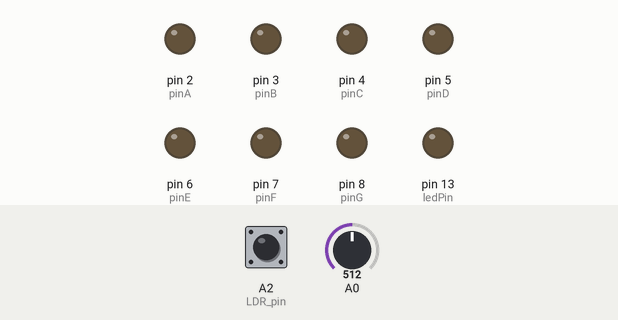
This sketch was run on a simulated Arduino Uno, built with avr-gcc and run on an emulated ATmega328P. Parts: output pins drawn as LEDs (lit = HIGH). Inputs (shaded band) come from the test bench; at power-on: A2 (LDR_pin) LOW, A0 = 512. Pins used as bus, display or sensor lines are not drawn.

Above: at 1.2 s.
1.3 s: A2 (LDR_pin) driven HIGH
At 2.5 s:
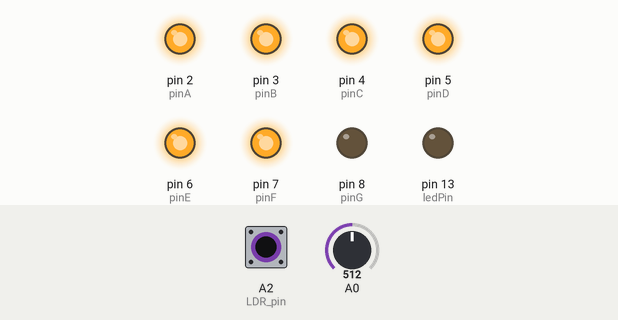
2.8 s: A0 set to 221
4.3 s: A0 set to 185
5.8 s: A2 (LDR_pin) pulsed LOW 2 times (0.12 s each, 0.3 s apart)
At 7.3 s:
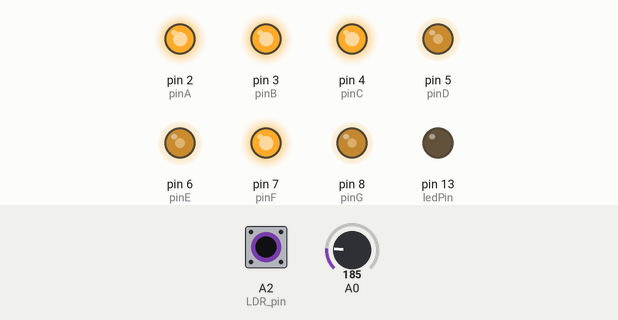
9.4 s: A2 (LDR_pin) pulsed LOW 5 times (0.12 s each, 0.3 s apart)
At 10.0 s:
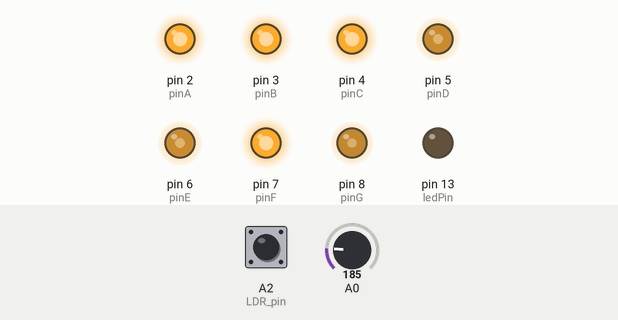
12.4 s: A0 set to 122
At 12.63 s:
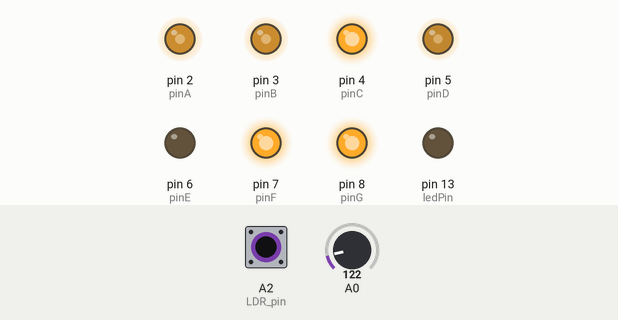
Timing chart, 0 to 15.3 s (numbered marks = the images above; inputs shaded):
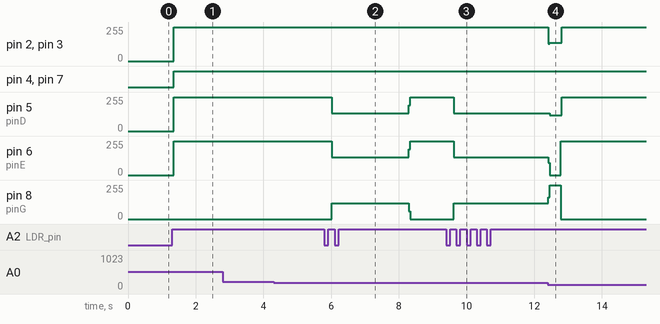

The sketch:

sketch_pir_ir_lm_sensor_display.ino
```cpp
int ledPin = 13;

int pinA = 2;
int pinB = 3;
int pinC = 4;
int pinD = 5;
int pinE = 6;
int pinF = 7;
int pinG = 8;
int C1 = 9;
int C2 = 10;
int C3 = 11;
int C4 = 12;
int LDR_pin = A2; //Declare pin

int isMotionDetected = 0;
byte isMotionExited = 0;

unsigned long last_display_on_time = 0, period_display_on_time = 2000;

unsigned long lastDebounceTime = 0;  // the last time the output pin was toggled
unsigned long debounceDelay = 50;
int lastButtonState = LOW;
int buttonState;

void dispalyDigit(int digit) {
  switch (digit) {
    case 0:
      digitalWrite(pinA, HIGH);
      digitalWrite(pinB, HIGH);
      digitalWrite(pinC, HIGH);
      digitalWrite(pinD, HIGH);
      digitalWrite(pinE, HIGH);
      digitalWrite(pinF, HIGH);
      digitalWrite(pinG, LOW);
      break;
    case 1:
      digitalWrite(pinA, LOW);
      digitalWrite(pinB, HIGH);
      digitalWrite(pinC, HIGH);
      digitalWrite(pinD, LOW);
      digitalWrite(pinE, LOW);
      digitalWrite(pinF, LOW);
      digitalWrite(pinG, LOW);
      break;
    case 2:
      digitalWrite(pinA, HIGH);
      digitalWrite(pinB, HIGH);
      digitalWrite(pinC, LOW);
      digitalWrite(pinD, HIGH);
      digitalWrite(pinE, HIGH);
      digitalWrite(pinF, LOW);
      digitalWrite(pinG, HIGH);
      break;
    case 3:
      digitalWrite(pinA, HIGH);
      digitalWrite(pinB, HIGH);
      digitalWrite(pinC, HIGH);
      digitalWrite(pinD, HIGH);
      digitalWrite(pinE, LOW);
      digitalWrite(pinF, LOW);
      digitalWrite(pinG, HIGH);
      break;
    case 4:
      digitalWrite(pinA, LOW);
      digitalWrite(pinB, LOW);
      digitalWrite(pinC, HIGH);
      digitalWrite(pinD, LOW);
      digitalWrite(pinE, LOW);
      digitalWrite(pinF, HIGH);
      digitalWrite(pinG, HIGH);
      break;
    case 5:
      digitalWrite(pinA, LOW);
      digitalWrite(pinB, LOW);
      digitalWrite(pinC, HIGH);
      digitalWrite(pinD, HIGH);
      digitalWrite(pinE, LOW);
      digitalWrite(pinF, HIGH);
      digitalWrite(pinG, HIGH);
      break;
    case 6:
      digitalWrite(pinA, HIGH);
      digitalWrite(pinB, LOW);
      digitalWrite(pinC, HIGH);
      digitalWrite(pinD, HIGH);
      digitalWrite(pinE, HIGH);
      digitalWrite(pinF, HIGH);
      digitalWrite(pinG, HIGH);
      break;
    case 7:
      digitalWrite(pinA, HIGH);
      digitalWrite(pinB, HIGH);
      digitalWrite(pinC, HIGH);
      digitalWrite(pinD, LOW);
      digitalWrite(pinE, LOW);
      digitalWrite(pinF, LOW);
      digitalWrite(pinG, LOW);
      break;
    case 8:
      digitalWrite(pinA, HIGH);
      digitalWrite(pinB, HIGH);
      digitalWrite(pinC, HIGH);
      digitalWrite(pinD, HIGH);
      digitalWrite(pinE, HIGH);
      digitalWrite(pinF, HIGH);
      digitalWrite(pinG, HIGH);
      break;
    case 9:
      digitalWrite(pinA, HIGH);
      digitalWrite(pinB, HIGH);
      digitalWrite(pinC, HIGH);
      digitalWrite(pinD, LOW);
      digitalWrite(pinE, LOW);
      digitalWrite(pinF, HIGH);
      digitalWrite(pinG, HIGH);
      break;
  }
}
void operateDigitalDisplay(int number) {
  int digit2 = number % 10;
  int digit1 = (number / 10) % 10;
  int digit3 = 0;
  int digit4 = 0;
  if (number < 100 ) {
    digitalWrite(C1, LOW);
    digitalWrite(C2, HIGH);
    digitalWrite(C3, HIGH);
    digitalWrite(C4, HIGH);
    //0
    dispalyDigit(digit1);
    delay(1);               // wait for a second
  }
  //1
  if (number < 100 ) {
    digitalWrite(C1, HIGH);
    digitalWrite(C2, LOW);
    digitalWrite(C3, HIGH);
    digitalWrite(C4, HIGH);
    dispalyDigit(digit2);
    delay(1);               // wait for a second
  }
  if (number > 100 && number < 1000) {
    digitalWrite(C1, HIGH);
    digitalWrite(C2, HIGH);
    digitalWrite(C3, LOW);
    digitalWrite(C4, HIGH);
    dispalyDigit(digit3);
    delay(1);               // wait for a second
  }
  if (number > 1000) {
    digitalWrite(C1, HIGH);
    digitalWrite(C2, HIGH);
    digitalWrite(C3, HIGH);
    digitalWrite(C4, LOW);
    dispalyDigit(digit4);
    delay(1);               // wait for a second
  }
}


float operateLMSensor() {
  const float lmSensorVoltage = analogRead(A0);
  const float temperature = lmSensorVoltage * 0.48828;
  return temperature;
}

void setup() {
  Serial.begin(9600);

  pinMode(ledPin, OUTPUT);

  pinMode(pinA, OUTPUT);
  pinMode(pinB, OUTPUT);
  pinMode(pinC, OUTPUT);
  pinMode(pinD, OUTPUT);
  pinMode(pinE, OUTPUT);
  pinMode(pinF, OUTPUT);
  pinMode(pinG, OUTPUT);
  pinMode(C1, OUTPUT);
  pinMode(C2, OUTPUT);
  pinMode(C3, OUTPUT);
  pinMode(C4, OUTPUT);
  pinMode(LDR_pin, INPUT);  //Define pin as input

}


void loop() {
  //Is PIR motion detected?

  int reading = digitalRead(LDR_pin);
  if (reading != lastButtonState)
  {
    lastDebounceTime = millis();
  }

  if ((millis() - lastDebounceTime) > debounceDelay)
  {
    if (reading != buttonState)
    {
      buttonState = reading;
      if (buttonState == HIGH)
      {
        //ledState = !ledState;
        isMotionDetected = 1;
        last_display_on_time = millis();
      }
    }
  }
  lastButtonState = reading;


  if(isMotionDetected == 1)
  {
    float temperature = operateLMSensor();
    operateDigitalDisplay(temperature);
    if((millis() - last_display_on_time) > period_display_on_time)
    {
      operateDigitalDisplay(0);
      isMotionDetected = 0;
    }
  }


  //  int isMotionDetected = digitalRead(A2);
  //  if (isMotionDetected == HIGH)
  //  {
  //    float temperature = operateLMSensor();
  //    operateDigitalDisplay(temperature);
  //    Serial.println("Motion Detected !");
  //    isMotionExited = 0;
  //    Serial.print("Current Room Temperature is : ");
  //    Serial.print(temperature);
  //    Serial.println(" *C");
  //    digitalWrite(ledPin, HIGH);
  //  }
  //  else
  //  {
  //    if (isMotionExited == 0)
  //    {
  //      isMotionExited = 1;
  //      Serial.println("Motion Ended !");
  //    }
  //    //operateDigitalDisplay(26.6);
  //    digitalWrite(ledPin, LOW);
  //  }
  //  delay(1);
}
```

Measured:
- after the input at 1.3 s, pin 2 (pinA), pin 3 (pinB), pin 5 (pinD), pin 6 (pinE): 0/255 → 255/255 after 0.05 s; pin 4 (pinC), pin 7 (pinF): LOW → HIGH after 0.05 s
- after the input at 2.8 s, every drawn part: stays the same
- after the input at 4.3 s, every drawn part: stays the same
- after the input at 5.8 s, pin 5 (pinD), pin 6 (pinE): 255/255 → 135/255 after 0.22 s, → 255/255 2.3 s later; pin 8 (pinG): 0/255 → 120/255 after 0.22 s, → 0/255 2.3 s later
- after the input at 9.4 s, pin 5 (pinD), pin 6 (pinE): 255/255 → 135/255 after 0.22 s; pin 8 (pinG): 0/255 → 120/255 after 0.22 s
- after the input at 12.4 s, pin 2 (pinA), pin 3 (pinB): 255/255 → 138/255 at once, → 255/255 0.40 s later; pin 5 (pinD): 135/255 → 117/255 after 0.06 s, → 255/255 0.36 s later; pin 6 (pinE): 135/255 → 0/255 at once, → 255/255 0.36 s later; pin 8 (pinG): 120/255 → 255/255 at once, → 0/255 0.36 s later
